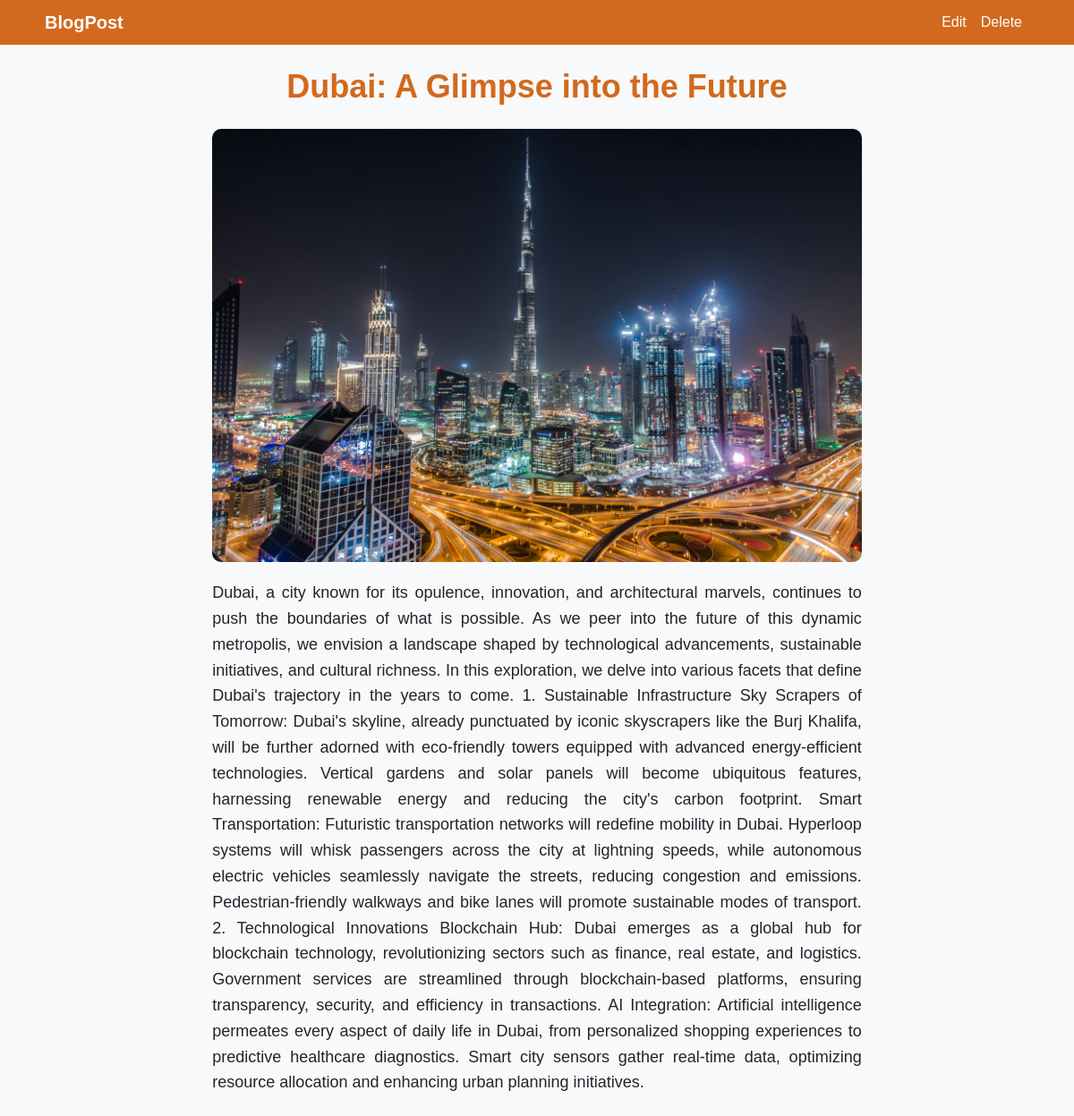
Screenshot of /viewblog/5/ with the database file from the repository.
### myapp/models.py (models this page shows)
class UserBlogs(models.Model):
    blog_id = models.AutoField(primary_key=True)
    Title = models.CharField(max_length=200)
    BlogImages = models.ImageField(upload_to='blogimages/')
    BlogContent = models.TextField()
    author = models.ForeignKey(User, on_delete=models.CASCADE)
    created_at = models.DateTimeField(auto_now_add=True)
    class Meta:
        db_table = 'AllBlogs'

### myapp/views.py (the view)
# urls.py: path('viewblog/<int:blog_id>/', views.ViewBlog, name='viewblog'),
def ViewBlog(request, blog_id):
    blog = get_object_or_404(UserBlogs, blog_id=blog_id)
    return render(request, 'blogview.html', {'blog':blog})

### myapp/templates/blogview.html (shortened to what this page needs)
<!DOCTYPE html>
<html lang="en">
<head>
    <link href="https://cdn.jsdelivr.net/npm/bootstrap@5.3.0-alpha1/dist/css/bootstrap.min.css" rel="stylesheet">
</head>
<body>
    <nav class="navbar navbar-expand-lg navbar-dark">
        <div class="container">
            <a class="navbar-brand" href="/home">BlogPost</a>
            <div class="collapse navbar-collapse" id="navbarSupportedContent">
                <ul class="navbar-nav ms-auto">
                    <li class="nav-item">
                        <a class="nav-link" href="">Edit</a>
                    </li>
                    <li class="nav-item">
                        <a class="nav-link" href="">Delete</a>
                    </li>
                </ul>
            </div>
        </div>
    </nav>
    <div class="container">
        <div class="row">
            <div class="col-md-8 offset-md-2">
                <div class="blog-title">{{ blog.Title }}</div>
                <img class="blog-image" src="{{ blog.BlogImages.url }}" alt="Blog Image">
                <div class="blog-content">
                    <p>{{ blog.BlogContent }}</p>
                </div>
            </div>
        </div>
    </div>
</body>
</html>

### myapp/templates/blogview.html (style rules this page uses)
body { font-family: 'Montserrat', sans-serif; background-color: #f8f9fa; color: #D2691E; margin: 0; padding: 0; }
.navbar { background-color: #D2691E; height: 50px; }
.navbar-brand { color: #ffffff; font-weight: bold; }
.nav-link { color: #ffffff; }
.container { padding: 20px; }
.blog-title { color: #D2691E; font-size: 36px; font-weight: bold; margin-bottom: 20px; text-align: center; }
.blog-image { max-width: 100%; height: auto; border-radius: 10px; margin: 0 auto 20px; display: block; }
.blog-content { color: #212529; line-height: 1.6; text-align: justify; font-size: 18px; }

### rows the page displays
UserBlogs: Title "Dubai: A Glimpse into the Future", BlogImages (picture), BlogContent "Dubai, a city known for its opulence, innovation, and architectural marvels, continues to push the boundaries of what is possible. As we peer into the future of this dynamic metropolis, we envision a landscape shaped by technological advancements, sustainable initiatives, and cultural richness. In this exploration, we delve into various facets that define Dubai's trajectory in the years to come. 1. Sustainable Infrastructure Sky Scrapers of Tomorrow: Dubai's skyline, already punctuated by iconic skyscrapers like the Burj Khalifa, will be further adorned with eco-friendly towers equipped with advanced energy-efficient technologies. Vertical gardens and solar panels will become ubiquitous…"
